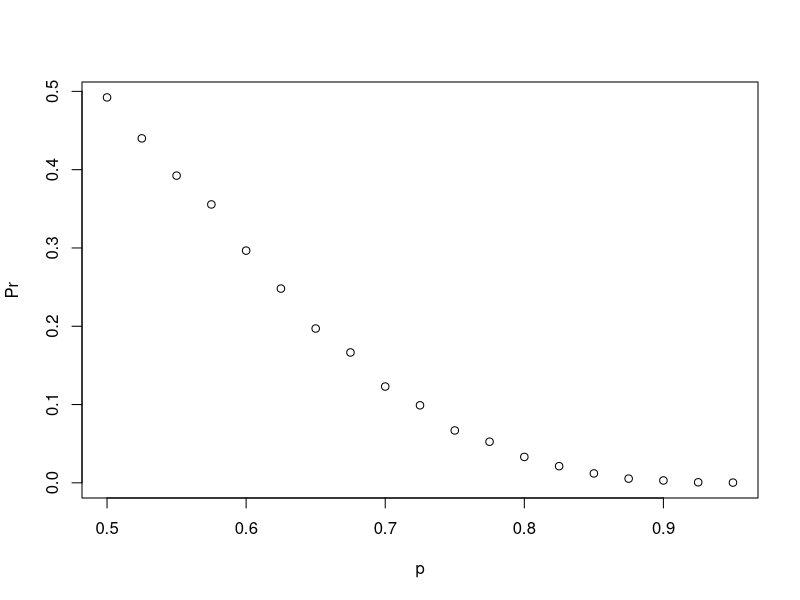

Source code (R):
# vector of probabilities that team A will win.
p <- seq(0.5, 0.95, 0.025)

# Given a value 'p', the probability of winning the series for the underdog team B can be computed 
# based on a Monte Carlo simulation

prob_win <- function(p){
  B <- 10000
  result <- replicate(B, {
    b_win <- sample(c(1,0), 7, replace = TRUE, prob = c(1-p, p))
    sum(b_win) >= 4
  })
  mean(result)
}

# Apply the 'prob_win' function across the vector of probabilities that team A will win 
# to determine the probability that team B will win.

Pr <- sapply (p, prob_win)

# Plot the probability 'p' on the x-axis and 'Pr' on the y-axis.
plot (p, Pr)
